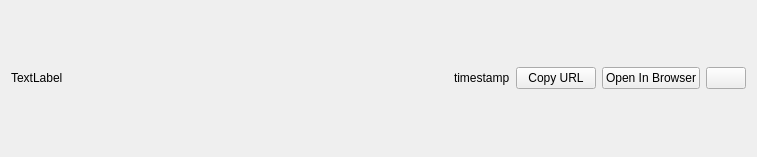
<?xml version="1.0" encoding="UTF-8"?>
<ui version="4.0">
 <class>UploadLineItem</class>
 <widget class="QWidget" name="UploadLineItem">
  <property name="geometry">
   <rect>
    <x>0</x>
    <y>0</y>
    <width>757</width>
    <height>157</height>
   </rect>
  </property>
  <property name="windowTitle">
   <string>Form</string>
  </property>
  <layout class="QGridLayout" name="gridLayout">
   <item row="0" column="0">
    <layout class="QHBoxLayout" name="horizontalLayout">
     <item>
      <widget class="QLabel" name="imagePreview">
       <property name="sizePolicy">
        <sizepolicy hsizetype="Fixed" vsizetype="Preferred">
         <horstretch>0</horstretch>
         <verstretch>0</verstretch>
        </sizepolicy>
       </property>
       <property name="minimumSize">
        <size>
         <width>250</width>
         <height>0</height>
        </size>
       </property>
       <property name="maximumSize">
        <size>
         <width>250</width>
         <height>16777215</height>
        </size>
       </property>
       <property name="text">
        <string>TextLabel</string>
       </property>
      </widget>
     </item>
     <item>
      <spacer name="horizontalSpacer">
       <property name="orientation">
        <enum>Qt::Horizontal</enum>
       </property>
       <property name="sizeHint" stdset="0">
        <size>
         <width>40</width>
         <height>20</height>
        </size>
       </property>
      </spacer>
     </item>
     <item>
      <widget class="QLabel" name="uploadTimestamp">
       <property name="text">
        <string notr="true">timestamp</string>
       </property>
      </widget>
     </item>
     <item>
      <widget class="QPushButton" name="copyUrl">
       <property name="sizePolicy">
        <sizepolicy hsizetype="Fixed" vsizetype="Fixed">
         <horstretch>0</horstretch>
         <verstretch>0</verstretch>
        </sizepolicy>
       </property>
       <property name="text">
        <string>Copy URL</string>
       </property>
      </widget>
     </item>
     <item>
      <widget class="QPushButton" name="openBrowser">
       <property name="sizePolicy">
        <sizepolicy hsizetype="Fixed" vsizetype="Fixed">
         <horstretch>0</horstretch>
         <verstretch>0</verstretch>
        </sizepolicy>
       </property>
       <property name="text">
        <string>Open In Browser</string>
       </property>
      </widget>
     </item>
     <item>
      <widget class="QPushButton" name="deleteImage">
       <property name="sizePolicy">
        <sizepolicy hsizetype="Fixed" vsizetype="Fixed">
         <horstretch>0</horstretch>
         <verstretch>0</verstretch>
        </sizepolicy>
       </property>
       <property name="text">
        <string notr="true"/>
       </property>
       <property name="icon">
        <iconset resource="../../data/graphics.qrc">
         <normaloff>:/img/material/black/delete.svg</normaloff>:/img/material/black/delete.svg</iconset>
       </property>
      </widget>
     </item>
    </layout>
   </item>
  </layout>
 </widget>
 <resources>
  <include location="../../data/graphics.qrc"/>
 </resources>
 <connections/>
</ui>
